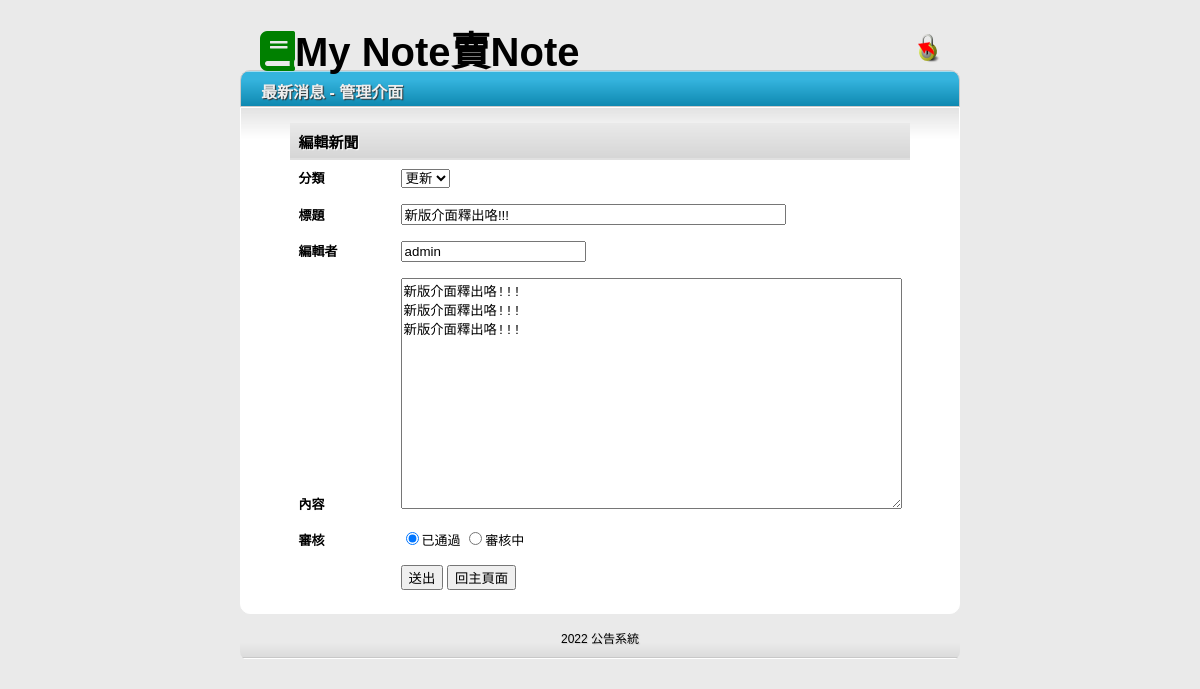
The app's page /news/newsedit/27/ (signed in) with its own data.
### newsadmapp/models.py (models this page shows, shortened)
class NewsUnit(models.Model):
    GENRE_CHOICES = (
        ('更新', '更新'),
        ('活動', '活動'),
        ('其他', '其他'),
        ('公告', '公告'),
    )
    catego = models.CharField("類別", max_length=10, null=False, choices=GENRE_CHOICES)
    nickname = models.CharField("新增者", max_length=20, null=False)
    title = models.CharField("標題", max_length=50, null=False)
    message = models.TextField("訊息", null=False)
    pubtime = models.DateTimeField("公告時間", auto_now=True)
    enabled = models.BooleanField("啟用狀態", default=False)
    press = models.IntegerField("點擊次數", default=0)

### newsadmapp/views.py (the view, shortened to what this page needs)
# urls.py: path('newsedit/<int:newsid>/', views.newsedit),
def newsedit(request, newsid=None, edittype=None):  #修改資料
	unit = models.NewsUnit.objects.get(id=newsid)  #讀取指定資料
	categories = ["公告", "更新", "活動", "其他"]
	if edittype == None:  #進入修改頁面,顯示原有資料
		type = unit.catego
		subject = unit.title
		editor = unit.nickname
		content = unit.message
		ok = unit.enabled
	return render(request, "news/newsedit.html", locals())

### templates/news/newsedit.html (shortened to what this page needs)
{% extends "news/baseadmin.html" %}
{% load static %}
{% block content %}
	<div class="contentbox">
		<form action="/news/newsedit/{{newsid}}/1/" id="form1" name="form1" method="POST">
		  <table width="90%" align="center">
			<tr>
			  <th colspan="2" align="left"> 編輯新聞</th>
			</tr>
			<tr>
			  <td width="20%" valign="baseline"><strong>分類</strong></td>
			  <td valign="baseline">
				  <select name="news_type" id="news_type">
					  {% for category in categories %}
						  {% if type == category %}
							  <option value={{category}} selected="selected">{{category}}</option>
						  {% else %}
							  <option value={{category}}>{{category}}</option>
						  {% endif %}
					  {% endfor %}
				  </select>
			  </td>
			</tr>
			<tr>
			  <td valign="baseline"><strong>標題</strong></td>
			  <td valign="baseline"><input name="news_subject" type="text" id="news_subject" size="45" value="{{subject}}" /></td>
			</tr>
			<tr>
			  <td valign="baseline"><strong>編輯者</strong></td>
			  <td valign="baseline"><input type="text" name="news_editor" id="news_editor" value="{{editor}}" /></td>
			</tr>
			<tr>
			  <td valign="baseline"><strong>內容</strong></td>
			  <td valign="baseline"><textarea name="news_content" id="news_content" cols="60" rows="15">{{content}}</textarea></td>
			</tr>
			<tr>
			  <td valign="baseline"><strong>審核</strong></td>
			  <td valign="baseline">
				{% if ok %}
				  <input type="radio" name="news_ok" id="news_ok2" value="yes" checked="checked" />已通過
				  <input name="news_ok" type="radio" id="news_ok" value="no" />審核中
				{% else %}
				  <input type="radio" name="news_ok" id="news_ok2" value="yes" />已通過
				  <input name="news_ok" type="radio" id="news_ok" value="no" checked="checked" />審核中
				{% endif %}
			  </td>
			</tr>
			<tr>
			  <td>&nbsp;</td>
			  <td><input type="submit" name="button" id="button" value="送出" />
			  <input type="button" name="button3" id="button3" value="回主頁面" onclick="window.location='/news/adminmain/'" /></td>
			</tr>
		  </table>
		</form>
	</div>
{% endblock %}

### static/css/news_style.css (style rules this page uses)
html, body { height: 100%; }
body { height: 100%; font-family: Arial, Helvetica, sans-serif; font-size: 13px; margin: 0; padding: 0; background:#eaeaea }
table { border-collapse: collapse; }
th,td { padding: 8px; }
th { background: #E0E0E0 url(images/bg_th.png) repeat-x top; text-shadow: 1px 1px 1px #fff; font-size: 15px; }
.contentbox { overflow: auto; border: 1px solid #fff; padding: 15px; background: #fff url(images/bg_fade_med.png) repeat-x top; border-bottom-left-radius: 10px; border-bottom-right-radius: 10px; -moz-border-radius-bottomright: 10px; -moz-border-radius-bottomleft: 10px; }

### records on screen
NewsUnit: news_type "更新", news_subject "新版介面釋出咯!!!", news_editor "admin", news_content "新版介面釋出咯!!! 新版介面釋出咯!!! 新版介面釋出咯!!!"
